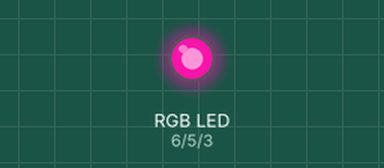
Bench run of a sketch on a simulated Arduino Uno, built with avr-gcc and run on an emulated ATmega328P. Shown: an RGB LED mixed from three pins (HIGH = lit). Dim RGB values are drawn brighter than linear; random numbers use the default seed unless the sketch sets one.

Above: at 0.1 s.
At 4.1 s:
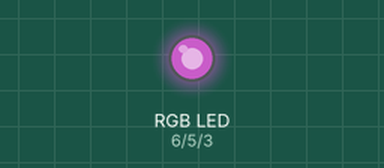
At 9.1 s:
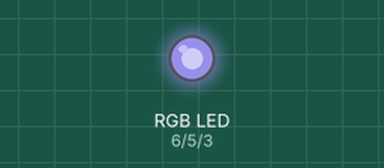
At 19.1 s:
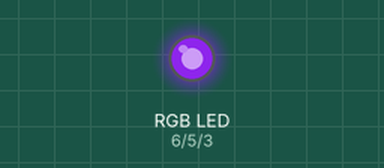
At 28.1 s:
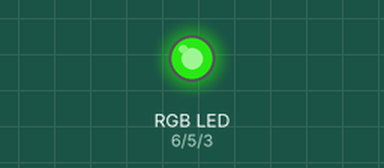
At 38.1 s:
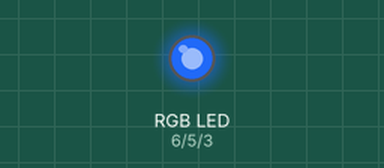
Timing chart, 0 to 40.0 s (numbered marks = the images above):
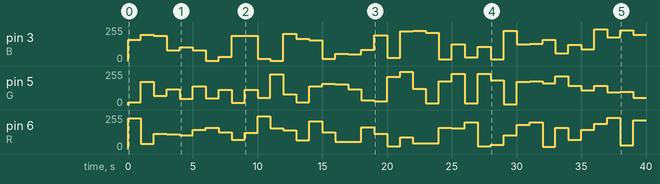

The sketch:

ledrandom.ino
```cpp
int R = 6;
int G = 5;
int B = 3;
int rojo = 0;
int verde = 0;
int azul = 0;

void setup() {
}

void loop() {

  rojo=random(0,255);
  verde=random(0,255);
  azul=random(0,255);
  analogWrite(R, rojo);
  analogWrite(G, verde);
  analogWrite(B, azul);
  delay (1000);
}
```

Measured:
- by itself, pin 3 (B): 0/255 → 158/255 at 0.00 s, → 197/255 1.0 s later, → 188/255 1.0 s later, → 80/255 1.0 s later, … (40 changes in this stretch)
- by itself, pin 5 (G): 0/255 → 19/255 at 0.00 s, → 175/255 1.0 s later, → 68/255 1.0 s later, → 120/255 1.0 s later, … (40 changes in this stretch)
